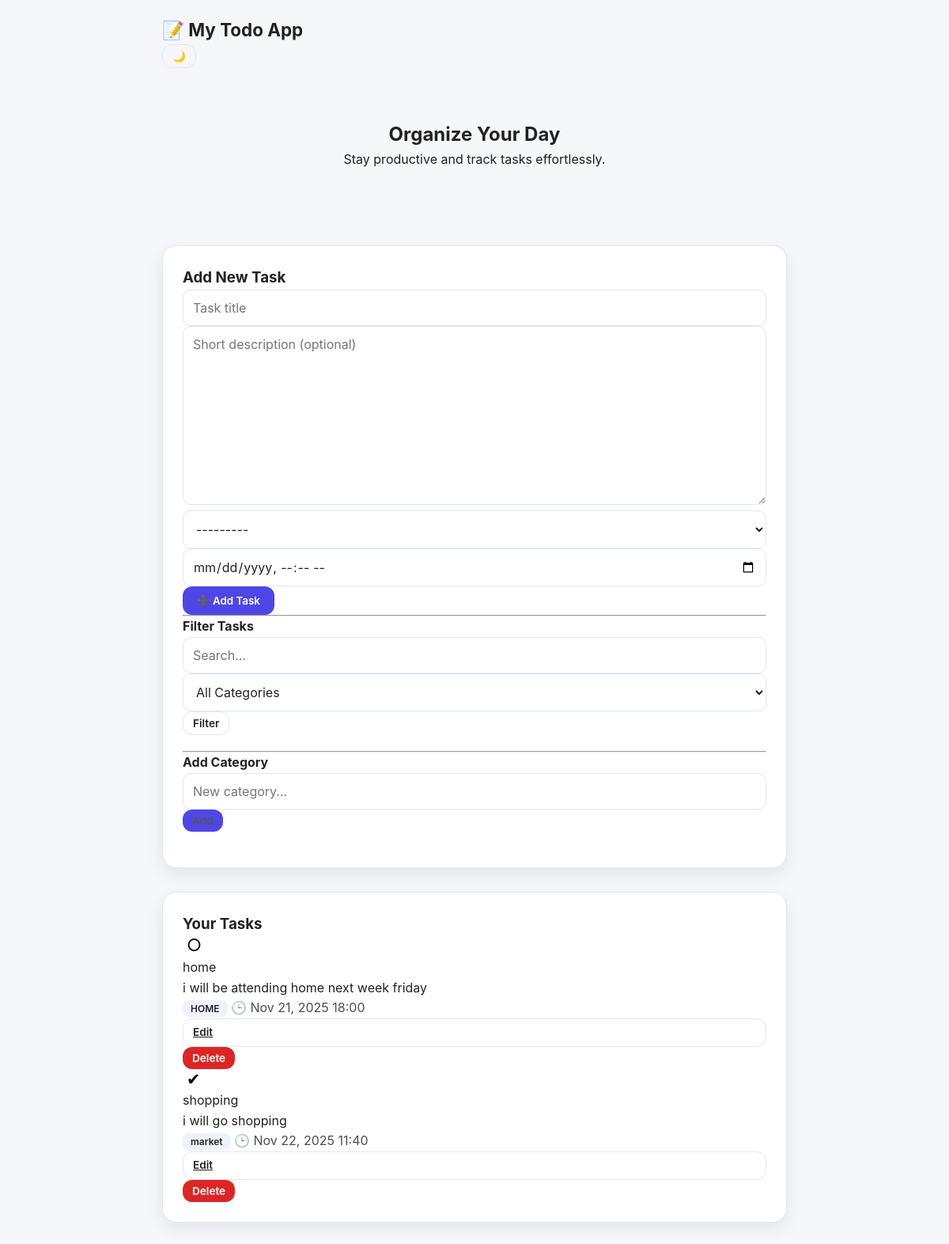
/, run on an earlier commit of the app's database.
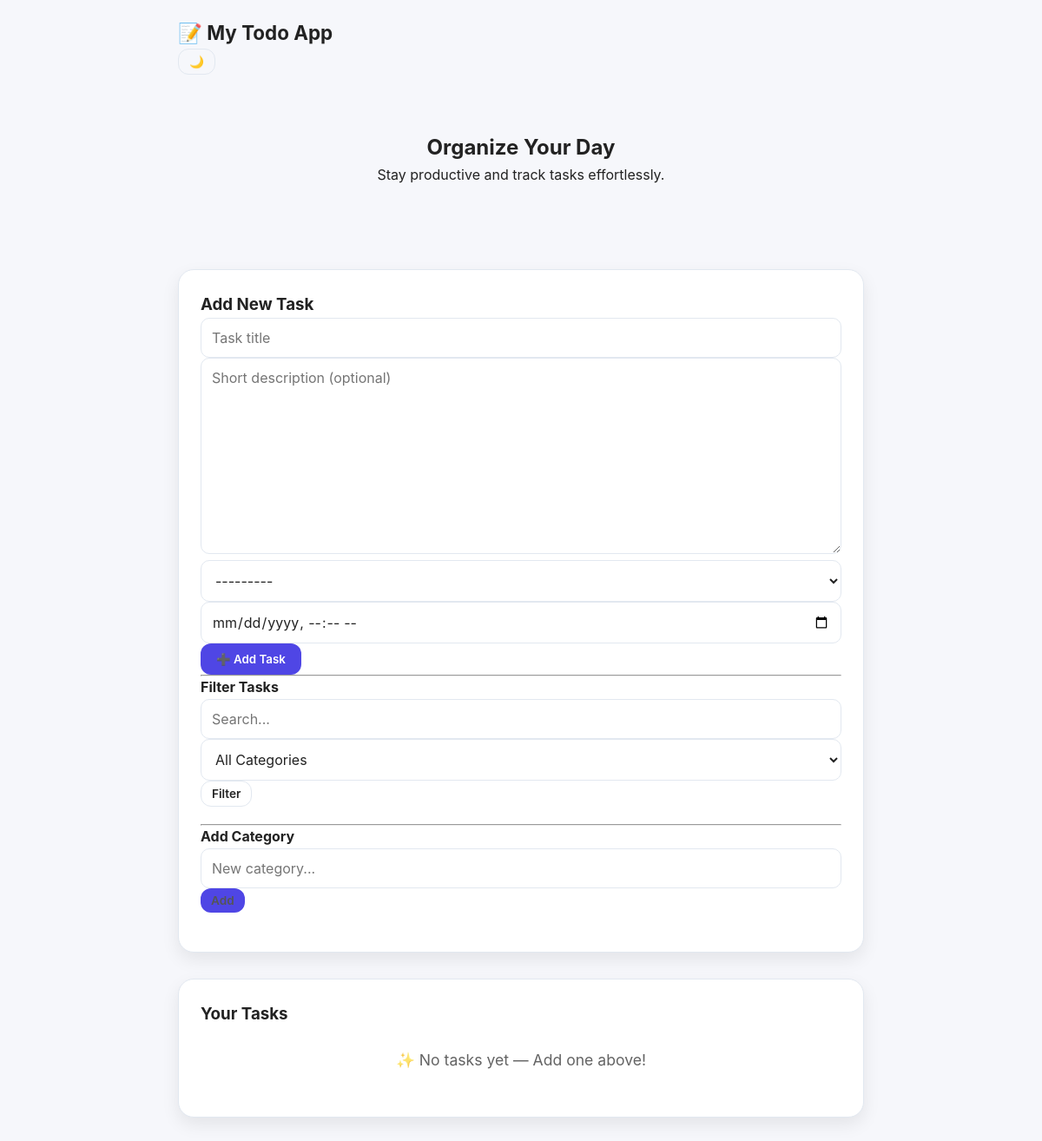
And on a later commit of the database.
### todo/models.py (models this page shows, shortened)
class Task(models.Model):
    title = models.CharField(max_length=255)
    description = models.TextField(blank=True)
    category = models.ForeignKey(Category, null=True, blank=True, on_delete=models.SET_NULL, related_name='tasks')
    completed = models.BooleanField(default=False)
    due_date = models.DateTimeField(null=True, blank=True)
    created_at = models.DateTimeField(auto_now_add=True)
    updated_at = models.DateTimeField(auto_now=True)
    class Meta:
        ordering = ['completed', 'due_date', '-created_at']

class Category(models.Model):
    name = models.CharField(max_length=50, unique=True)
    class Meta:
        ordering = ['name']
    def __str__(self):
        return self.name

### todo/views.py (the view)
# urls.py: path('', views.index, name='home'),
def index(request):
    q = request.GET.get('q', '')
    category = request.GET.get('category', '')
    tasks = Task.objects.all()
    if q:
        tasks = tasks.filter(title__icontains=q)
    if category:
        tasks = tasks.filter(category__id=category)
    categories = Category.objects.all().order_by('name')
    if request.method == "POST":
        form = TaskForm(request.POST)
        if form.is_valid():
            form.save()
            return redirect('home')
    else:
        form = TaskForm()
    context = {
        'tasks': tasks,
        'form': form,
        'categories': categories,
        'q': q,
        'current_category': category,
    }
    return render(request, 'index.html', context)

### todo/forms.py
class TaskForm(forms.ModelForm):
    class Meta:
        model = Task
        fields = ['title', 'description', 'category', 'due_date']
        widgets = {
            'title': forms.TextInput(attrs={
                'placeholder': 'Task title',
                'class': 'input'
            }),
            'description': forms.Textarea(attrs={
                'placeholder': 'Short description (optional)',
                'class': 'textarea'
            }),
            'category': forms.Select(attrs={
                'class': 'select'
            }),
            'due_date': forms.DateTimeInput(attrs={
                'placeholder': 'YYYY-MM-DD HH:MM',
                'type': 'datetime-local',
                'class': 'input'
            }),
        }

### todo/templates/index.html (shortened to what this page needs)
{% load static %}
<!DOCTYPE html>
<html lang="en" data-theme="light">
<head>
  <link rel="stylesheet" href="{% static 'styles.css' %}">
</head>
<body>
  <header class="navbar">
    <div class="container nav-content">
      <h1 class="logo">📝 My Todo App</h1>
      <button id="theme-toggle" class="btn small ghost">🌙</button>
    </div>
  </header>
  <section class="hero container fade-in">
    <h2>Organize Your Day</h2>
    <p>Stay productive and track tasks effortlessly.</p>
  </section>
  <main class="container main-grid fade-in">
    <section class="card modern-card">
      <h3>Add New Task</h3>
      <form method="POST" class="form">
        {{ form.title }}
        {{ form.description }}
        {{ form.category }}
        {{ form.due_date }}
        <button class="btn full">➕ Add Task</button>
      </form>
      <hr class="divider">
      <h4>Filter Tasks</h4>
      <form method="GET" class="filter-form form">
        <input name="q" placeholder="Search..." value="{{ q }}" class="input">
        <select name="category" class="select">
          <option value="">All Categories</option>
        </select>
        <button class="btn small ghost">Filter</button>
      </form>
      <hr class="divider">
      <h4>Add Category</h4>
      <form method="POST" action="{% url 'add_category' %}" class="add-category-form form">
        <input name="name" placeholder="New category..." class="input">
        <button class="btn small">Add</button>
      </form>
    </section>
    <section class="card modern-card">
      <h3>Your Tasks</h3>
      <ul class="task-list">
        {% for task in tasks %}
        <li class="task-item {% if task.completed %}done{% endif %}">
          <div class="task-left">
            <form method="POST" action="{% url 'toggle' task.id %}">
              <button class="checkbox">
                {% if task.completed %}✔{% else %}○{% endif %}
              </button>
            </form>
            <div class="task-meta">
              <div class="task-title">{{ task.title }}</div>
              {% if task.description %}
              <div class="task-desc">{{ task.description|linebreaksbr }}</div>
              {% endif %}
              <div class="task-info">
                {% if task.category %}
                <span class="chip">{{ task.category.name }}</span>
                {% endif %}
                {% if task.due_date %}
                <span class="due">🕒 {{ task.due_date|date:"M j, Y H:i" }}</span>
                {% endif %}
              </div>
            </div>
          </div>
          <div class="task-actions">
            <a href="{% url 'edit' task.id %}" class="btn ghost small">Edit</a>
            <form method="POST" action="{% url 'delete' task.id %}">
              <button class="btn danger small">Delete</button>
            </form>
          </div>
        </li>
        {% empty %}
        <p class="empty">✨ No tasks yet — Add one above!</p>
        {% endfor %}
      </ul>
    </section>
  </main>
</body>
</html>

### todo/static/styles.css (style rules this page uses)
* { margin: 0; padding: 0; box-sizing: border-box; font-family: "Inter", system-ui, sans-serif; }
:root { --bg: #f6f7fb; --card: #ffffff; --text: #222; --subtext: #555; --accent: #4f46e5; --accent-light: #6366f1; --danger: #dc2626; --chip: #eef2ff; --border: #e2e8f0; --shadow: rgba(0,0,0,0.08); }
body { background: var(--bg); color: var(--text); line-height: 1.6; padding-bottom: 50px; }
.container { max-width: 830px; margin: auto; padding: 20px; }
.logo { font-weight: 700; font-size: 1.4rem; }
.hero { text-align: center; padding: 45px 20px; margin-bottom: 30px; }
.card { background: var(--card); border-radius: 18px; padding: 25px; box-shadow: 0 8px 20px var(--shadow); border: 1px solid var(--border); margin-bottom: 30px; }
.add-form, .filter-form, .add-category-form { margin-bottom: 20px; }
input, textarea, select { width: 100%; padding: 12px; border-radius: 10px; border: 1px solid var(--border); background: var(--card); color: var(--text); font-size: 1rem; outline: none; transition: border 0.25s; }
textarea { resize: vertical; }
.btn { padding: 10px 18px; border-radius: 12px; border: none; cursor: pointer; background: var(--accent); color: #fff; font-weight: 600; transition: 0.25s; }
.btn.small { padding: 6px 12px; font-size: 0.85rem; }
.btn.ghost { background: transparent; border: 1px solid var(--border); color: var(--text); }
.task-list { list-style: none; }
.small { font-size: 0.85rem; display: flex; gap: 12px; color: var(--subtext); }
.empty { text-align: center; padding: 25px; opacity: 0.7; font-size: 1.1rem; }

What changed in the data, as far as the page shows it:
removed Task: title "home", description "i will be attending home next week friday", category.name "HOME", due_date "Nov 21, 2025 18:00"
removed Task: title "shopping", description "i will go shopping", category.name "market", due_date "Nov 22, 2025 11:40"
Also different on the page:
text now shown: "✨ No tasks yet — Add one above!"
